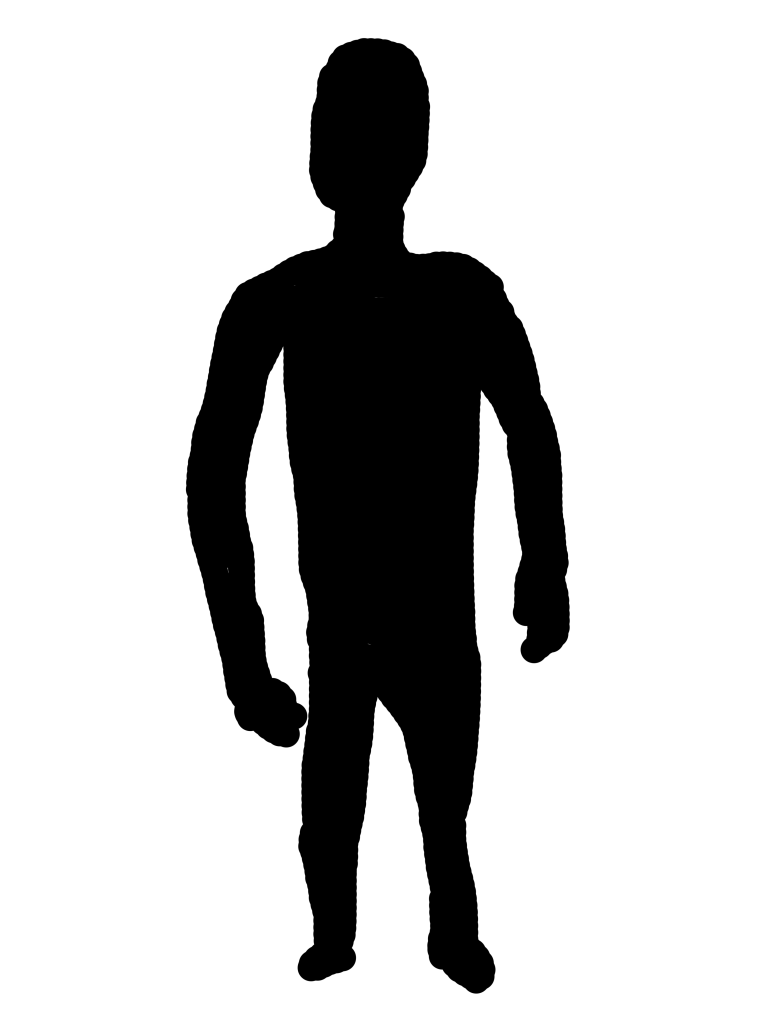
#> input picture person.png, 3072 x 4080 px (shown at 1/4 size)
$ jupyter execute --allow-errors isolines.ipynb
#> lines starting #> are read from the running program, lines starting #| are printed output that depends on the picture
[cell 1]
from perlin_numpy import generate_perlin_noise_2d

#> (a cell that did not finish here is left out)

[cell 3]
import matplotlib.pyplot as plt
#> (the rest of this cell did not finish here and is left out)

[cell 4]
import numpy as np

def threshold(array, limit=0.5):
    select = array > limit
    array *= 0
    array[select] = 1.0
    return array

#> (the rest of this cell did not finish here and is left out)

[cell 5]
import numpy as np
a = np.array([[1,2,3],[4,5,6]])
a.repeat(2, axis=0).repeat(2, axis=1)

[cell 6]
from numpy.lib.stride_tricks import sliding_window_view
a = np.array([[1,2,3],[4,5,6]])
print(a)
print(sliding_window_view(a, window_shape=(2,2)))
print(sliding_window_view(a, window_shape=(2,2))[0])

[cell 7]
def categorize(window):
    return window.flatten()

categorize(np.array([[1,2],[3,4]]))

[cell 8]
def categorize(window):
    a = window.flatten()
    return a.dot(1 << np.arange(a.shape[-1] - 1, -1, -1))

print(categorize(np.array([[0,0],[0,1]])))
categorize(np.array([[1,1],[1,1]]))

#> (a cell that did not finish here is left out)

#> (a cell that did not finish here is left out)

[cell 11]
2**3

[cell 12]
import numpy as np
from numpy.lib.stride_tricks import sliding_window_view
import matplotlib.pyplot as plt
from perlin_numpy import generate_perlin_noise_2d

#> (the rest of this cell did not finish here and is left out)

[cell 13]
import numpy as np
import math
import matplotlib.pyplot as plt
base = np.zeros((30,30))
n_points = 100
radius = 10
points = []
for i in range(n_points):
    theta = i*360./float(n_points)
    x = (radius) * math.cos(math.radians(theta))
    y = (radius) * math.sin(math.radians(theta))
    points.append((int(x),int(y)))
for x,y in points:
    base[15+x][15+y] = 1.0
plt.imshow(base)
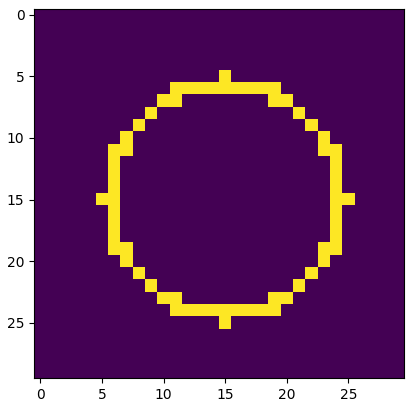
#> figure drawn by matplotlib, 1 panel

[cell 14]
from PIL import Image

im = Image.open("person.png")
#> im is the input picture: PIL image 3072x4080 RGB; min 0, max 255, mean 196
print(im.size)
#| (3072, 4080)
# im

[cell 15]
import numpy as np
from numpy.lib.stride_tricks import sliding_window_view
import matplotlib.pyplot as plt
from perlin_numpy import generate_perlin_noise_2d
from PIL import Image, ImageFilter, ImageOps

im = Image.open("person.png").convert('L')
#> im: PIL image 3072x4080 L
im = im.resize((np.array(im.size)/4).astype(np.int64))
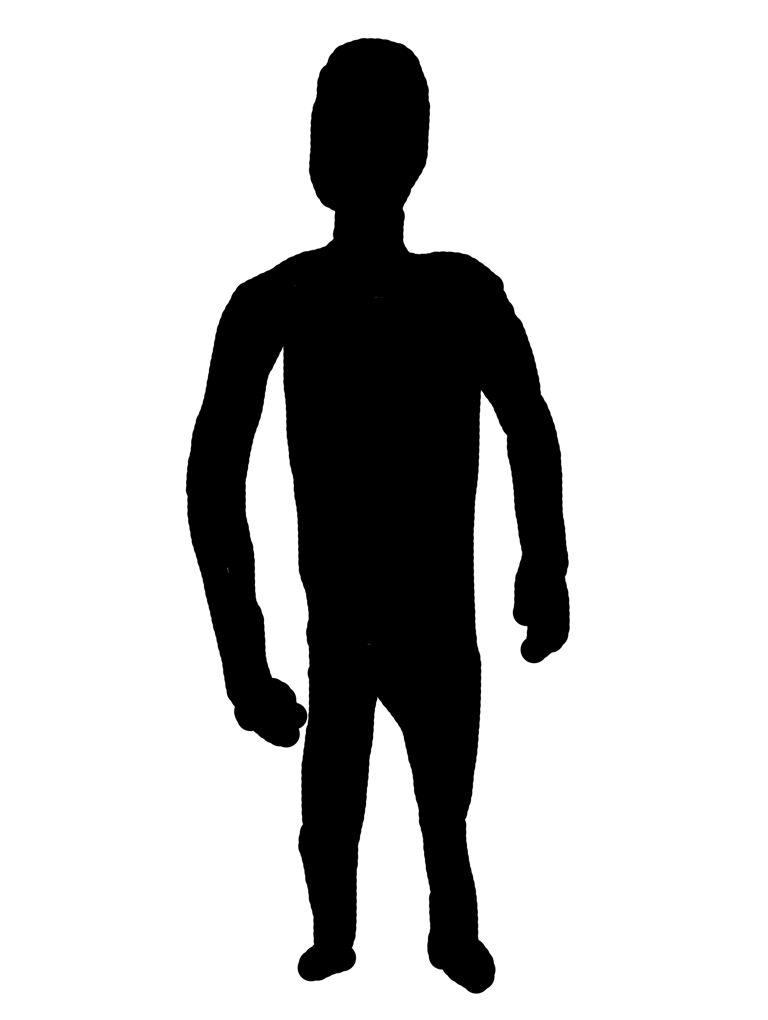
#> im: PIL image 768x1020 L; min 0, max 255, mean 196.1
im = ImageOps.invert(im)
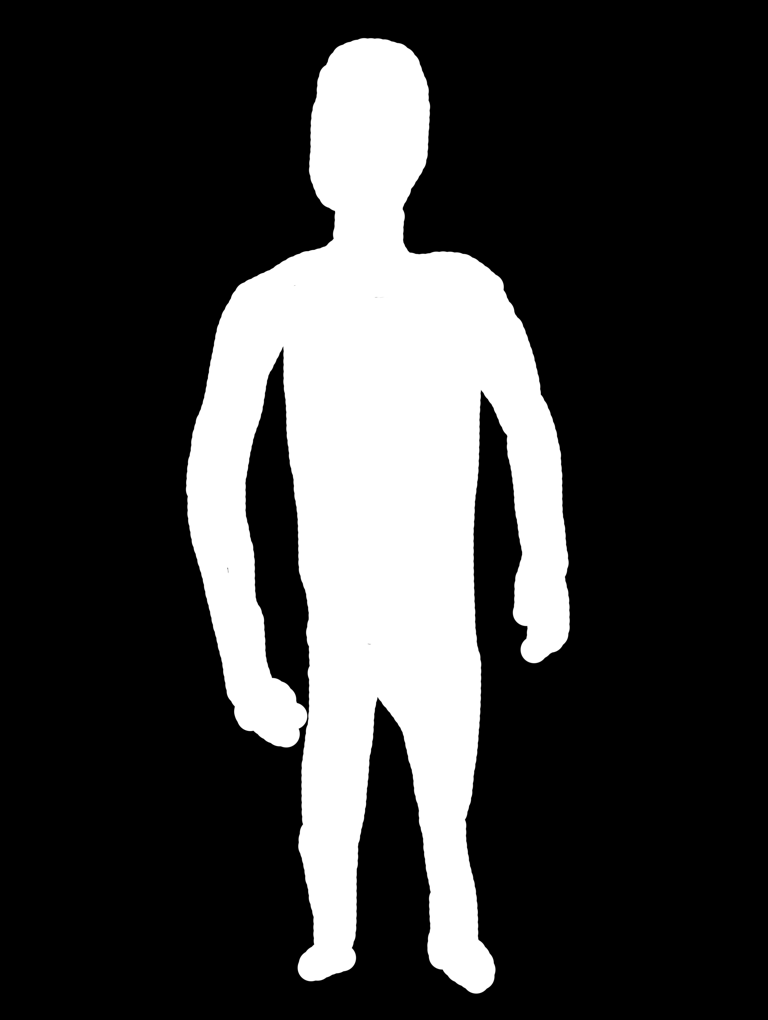
#> im: PIL image 768x1020 L; min 0, max 255, mean 58.9
im.size[::-1]
#> (the rest of this cell did not finish here and is left out)

$ run again, with example.png copied over person.png
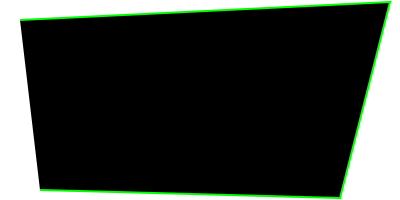
#> input picture example.png, 400 x 200 px
#> im is the input picture: PIL image 400x200 RGBA; mean R, G, B, A 0, 7, 0, 197.9
#| (400, 200)
#> `im = Image.open("person.png").convert('L')`:
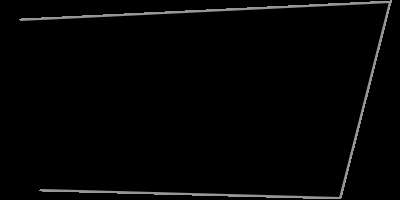
#> im: PIL image 400x200 L; min 0, max 150, mean 4.1
#> `im = ImageOps.invert(im)`:
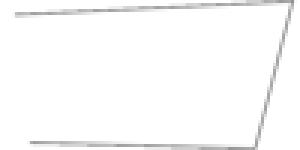
#> im: PIL image 100x50 L (shown 3 times larger); min 145, max 255, mean 250.6

$ run again, with multiple_scales_circle_parquet.png copied over person.png
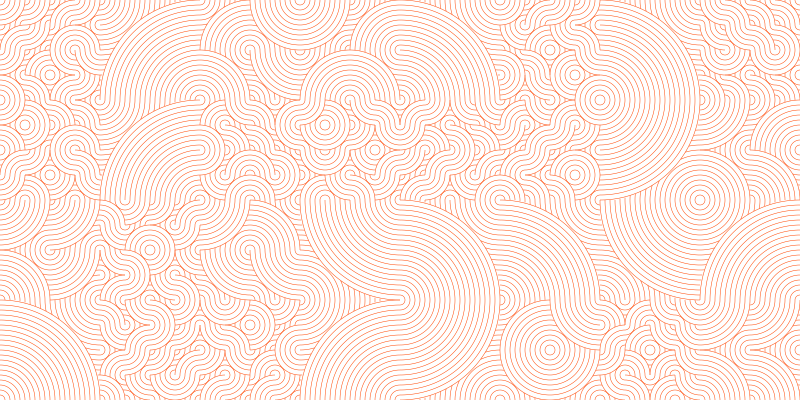
#> input picture multiple_scales_circle_parquet.png, 1600 x 800 px (shown at 1/2 size)
#> im is the input picture: PIL image 1600x800 RGBA; mean R, G, B, A 60, 16.2, 0, 27.7
#| (1600, 800)
#> `im = im.resize((np.array(im.size)/4).astype(np.int64))`:
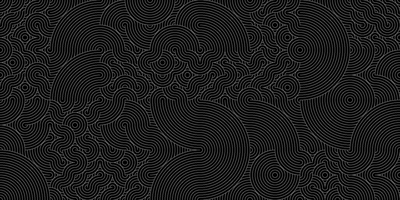
#> im: PIL image 400x200 L; min 0, max 102, mean 29.2
#> `im = ImageOps.invert(im)`:
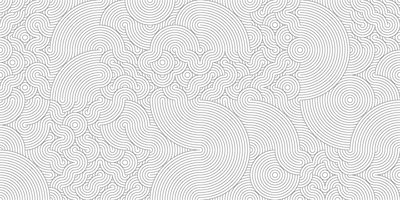
#> im: PIL image 400x200 L; min 153, max 255, mean 225.8
